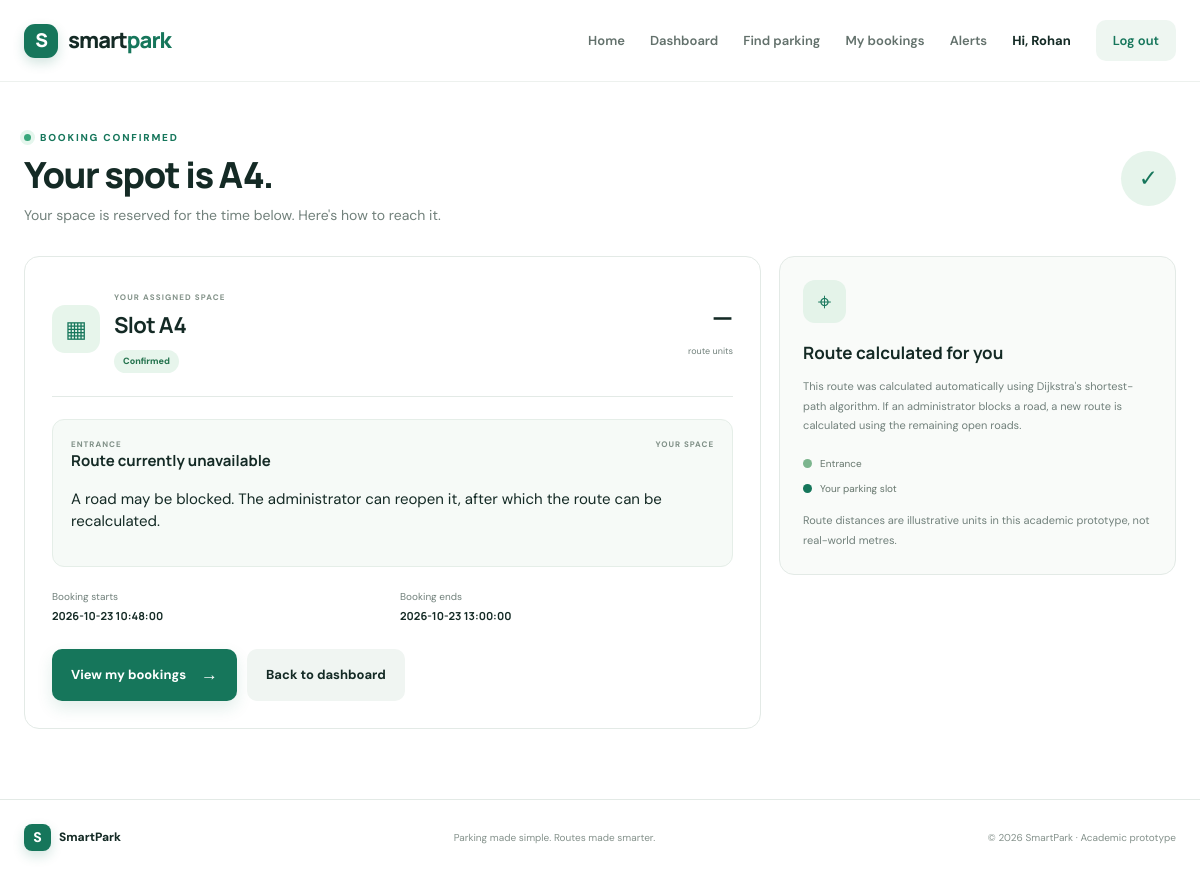
Screenshot of /route/6 (signed in) with the database file from the repository.
### tables this page shows
CREATE TABLE users (
      id INTEGER PRIMARY KEY AUTOINCREMENT,
      name TEXT NOT NULL,
      email TEXT UNIQUE COLLATE NOCASE,
      phone TEXT UNIQUE,
      password_hash TEXT NOT NULL,
      role TEXT NOT NULL DEFAULT 'user',
      created_at TEXT NOT NULL
    );

CREATE TABLE slots (
      id INTEGER PRIMARY KEY AUTOINCREMENT,
      label TEXT NOT NULL UNIQUE,
      row_name TEXT NOT NULL,
      node TEXT NOT NULL UNIQUE,
      size TEXT NOT NULL DEFAULT 'standard',
      accessible INTEGER NOT NULL DEFAULT 0,
      ev_charging INTEGER NOT NULL DEFAULT 0,
      base_status TEXT NOT NULL DEFAULT 'available'
    );

CREATE TABLE reservations (
      id INTEGER PRIMARY KEY AUTOINCREMENT,
      user_id INTEGER NOT NULL REFERENCES users(id),
      slot_id INTEGER NOT NULL REFERENCES slots(id),
      start_at TEXT NOT NULL,
      end_at TEXT NOT NULL,
      status TEXT NOT NULL DEFAULT 'confirmed',
      created_at TEXT NOT NULL
    , arrived INTEGER NOT NULL DEFAULT 0);

### app.py (the view)
@app.route('/route/<int:reservation_id>')
@login_required
def route_view(reservation_id):
    con = db()
    reservation = con.execute("""
        SELECT r.*, s.label, s.node, s.size
        FROM reservations r
        JOIN slots s ON s.id = r.slot_id
        WHERE r.id = ?
    """, (reservation_id,)).fetchone()
    if (
        not reservation
        or (
            reservation['user_id'] != session['user_id']
            and session.get('role') != 'admin'
        )
    ):
        con.close()
        abort(404)
    entrance = reservation['entrance'] or 'ENTRANCE1'
    if entrance not in ENTRANCES:
        entrance = 'ENTRANCE1'
    path, distance = dijkstra(
        get_graph(con), entrance, reservation['node']
    )
    queue_position = get_queue_position(con, reservation)
    entrance_name = ENTRANCES[entrance]['name']
    con.close()
    return render_template(
        'route.html',
        reservation=reservation,
        path=path,
        distance=distance,
        entrance_name=entrance_name,
        queue_position=queue_position
    )

### app.py (called while the page is built, shortened)
def db():
    conn = sqlite3.connect(DB_PATH)
    conn.row_factory = sqlite3.Row
    conn.execute('PRAGMA foreign_keys = ON')
    return conn

def login_required(fn):
    @wraps(fn)
    def wrapped(*args, **kwargs):
        if not session.get('user_id'):
            flash('Please log in to continue.', 'info')
            return redirect(url_for('login'))
        return fn(*args, **kwargs)
    return wrapped

def current_user():
    if not session.get('user_id'):
        return None
    con = db()
    user = con.execute("""
        SELECT id, name, email, phone, role
        FROM users WHERE id = ?
    """, (session['user_id'],)).fetchone()
    con.close()
    return user

def get_graph(con):
    graph = {}
    for road in con.execute(
        'SELECT node_a, node_b, distance FROM roads WHERE blocked = 0'
    ):
        graph.setdefault(road['node_a'], []).append(
            (road['node_b'], float(road['distance']))
        )
        graph.setdefault(road['node_b'], []).append(
            (road['node_a'], float(road['distance']))
        )
    return graph

def dijkstra(graph, start, target):
    queue = [(0.0, start)]
    distances = {start: 0.0}
    previous = {}
    while queue:
        distance, node = heapq.heappop(queue)
        if distance != distances.get(node):
            continue
        if node == target:
            break
        for neighbor, weight in graph.get(node, []):
            candidate = distance + weight
            if candidate < distances.get(neighbor, float('inf')):
                distances[neighbor] = candidate
                previous[neighbor] = node
                heapq.heappush(queue, (candidate, neighbor))
    if target not in distances:
        return None, None

def get_queue_position(con, reservation):
    if reservation['status'] != 'confirmed' or reservation['arrived']:
        return None

@app.context_processor
def inject_globals():
    return {
        'current_user': current_user(),
        'year': datetime.now().year
    }

### templates/route.html
{% extends 'base.html' %}{% block title %}Your route{% endblock %}{% block content %}<section class="page-head wrap"><div><div class="eyebrow"><span class="live-dot"></span> BOOKING CONFIRMED</div><h1>Your spot is {{ reservation['label'] }}.</h1><p>Your space is reserved for the time below. Here's how to reach it.</p></div><span class="confirmed-mark">✓</span></section><section class="route-layout wrap"><div class="panel route-card"><div class="route-summary"><div class="route-target"><span class="target-icon">▦</span><div><small>YOUR ASSIGNED SPACE</small><h2>Slot {{ reservation['label'] }}</h2><span class="status-chip confirmed">Confirmed</span></div></div><div class="route-distance"><strong>{% if distance is not none %}{{ distance|round(1) }}{% else %}—{% endif %}</strong><span>route units</span></div></div><div class="route-map"><div class="route-map-label"><span>ENTRANCE</span><span>YOUR SPACE</span></div>{% if path %}<div class="route-path">{% for node in path %}<div class="path-node {% if loop.first %}start-node{% elif loop.last %}end-node{% endif %}"><span>{% if loop.first %}↧{% elif loop.last %}▦{% else %}·{% endif %}</span><small>{{ node }}</small></div>{% if not loop.last %}<div class="path-line"></div>{% endif %}{% endfor %}</div>{% else %}<div class="no-route"><strong>Route currently unavailable</strong><p>A road may be blocked. The administrator can reopen it, after which the route can be recalculated.</p></div>{% endif %}</div><div class="route-info"><div><span>Booking starts</span><strong>{{ reservation['start_at'] }}</strong></div><div><span>Booking ends</span><strong>{{ reservation['end_at'] }}</strong></div></div><div class="route-actions"><a class="btn primary" href="{{ url_for('reservations') }}">View my bookings <span>→</span></a><a class="btn secondary" href="{{ url_for('dashboard') }}">Back to dashboard</a></div></div><aside class="route-side panel"><div class="side-icon">⌖</div><h3>Route calculated for you</h3><p>This route was calculated automatically using Dijkstra's shortest-path algorithm. If an administrator blocks a road, a new route is calculated using the remaining open roads.</p><div class="route-legend"><span><i class="route-legend-dot start"></i> Entrance</span><span><i class="route-legend-dot end"></i> Your parking slot</span></div><p class="fine-print">Route distances are illustrative units in this academic prototype, not real-world metres.</p></aside></section>{% endblock %}

### templates/base.html (shortened to what this page needs)
<!doctype html>
<html lang="en">
<head>
    <link rel="stylesheet"
          href="{{ url_for('static', filename='style.css') }}">
</head>
<body>
    <header class="topbar">
        <a class="brand" href="{{ url_for('index') }}">
            <span class="brand-mark">S</span>
            <span>smart<span class="brand-accent">park</span></span>
        </a>
        <nav>
            <a href="{{ url_for('index') }}">Home</a>
            {% if current_user %}
                <a href="{{ url_for('dashboard') }}">Dashboard</a>
                <a href="{{ url_for('book') }}">Find parking</a>
                <a href="{{ url_for('reservations') }}">My bookings</a>
                <a href="{{ url_for('alerts') }}">Alerts</a>
                <span class="nav-user">
                    Hi, {{ current_user['name'].split()[0] }}
                </span>
                <a class="nav-cta subtle-cta"
                   href="{{ url_for('logout') }}">
                    Log out
                </a>
            {% else %}
                <a href="{{ url_for('login') }}">Log in</a>
                <a class="nav-cta" href="{{ url_for('register') }}">
                    Create account <span>↗</span>
                </a>
            {% endif %}
        </nav>
    </header>
    <main>
        {% block content %}{% endblock %}
    </main>
    <footer>
        <div class="footer-brand">
            <span class="brand-mark small">S</span>
            SmartPark
        </div>
        <span>Parking made simple. Routes made smarter.</span>
        <span>© {{ year }} SmartPark · Academic prototype</span>
    </footer>
</body>
</html>

### rows the page displays
users: name "Rohan"
slots: label "A4"
reservations: start_at "2026-10-23 10:48:00", end_at "2026-10-23 13:00:00"
